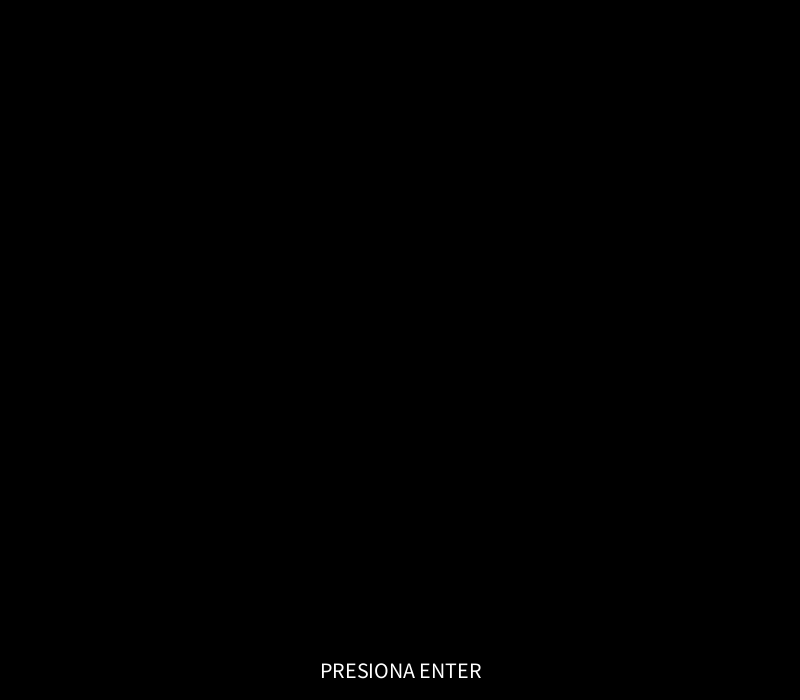
Frame 1 (no input)
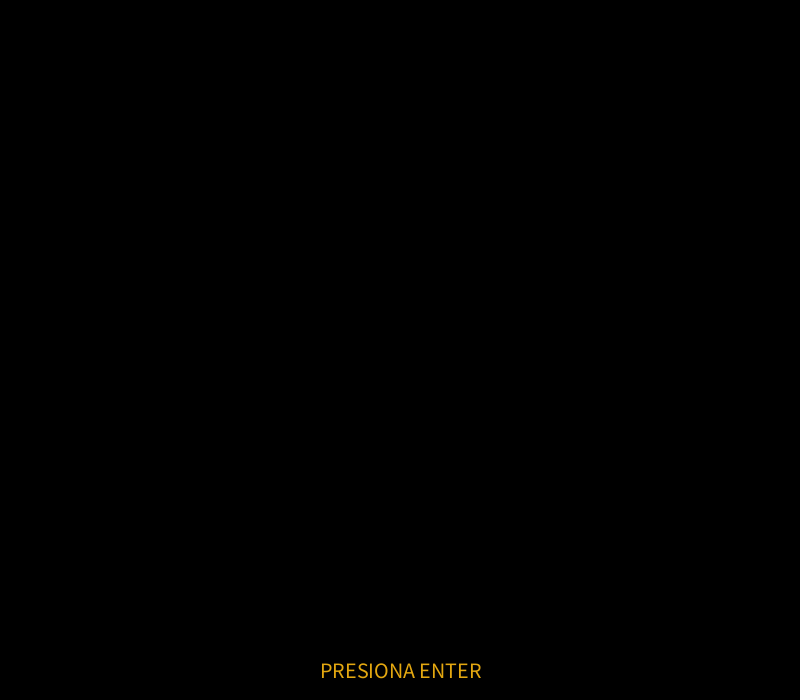
Frame 60 (the mouse pressed at the canvas centre just before this capture)
Frame 120 (the mouse held since frame 60 and released just before this capture): identical to frame 60, image omitted

The Processing sketch that drew these frames (run headless with seeded random() and noise(); from frame 60 on, the mouse is pressed at the canvas centre):

// Processing sketch: menu_prototipo
// ── menu_prototipo.pde
/*Menu de inicio*/
 

void setup() 
{
  size(800, 700);
  frameRate(10);
}

int contador = 1;
int estado = 1;
int opcion = 1;

void draw() 
{
  if(estado==1){
  background(0);
  
  
  textSize(width/36);
  if(contador % 2!=0) {fill(#FFFFFF);}
  else                {fill(#E3A710);}
  text("PRESIONA ENTER", width/2.5, height - (width/36)); 
  contador++;
}
}
